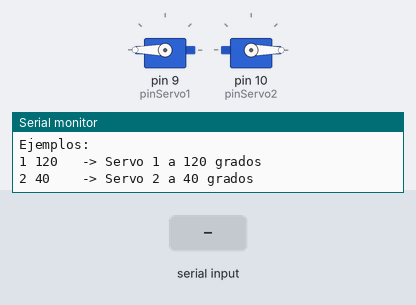
The sketch below on a simulated Arduino Uno, built with avr-gcc and run on an emulated ATmega328P. Parts: 2 × servo, the last lines printed to the serial monitor. Inputs (shaded band) come from the test bench.

Above: at 1.8 s.
1.9 s: "1\n" received over Serial
At 4.1 s:
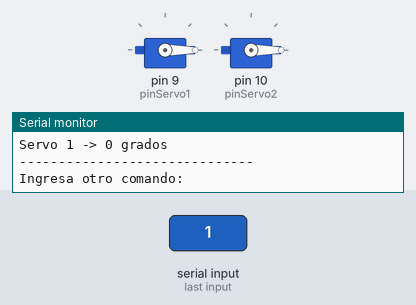
4.4 s: "1,90,45\n" received over Serial
At 5.6 s:
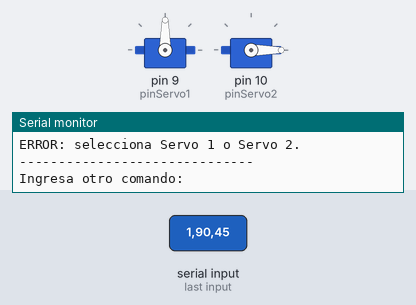
Timing chart, 0 to 7.4 s (numbered marks = the images above; inputs shaded):
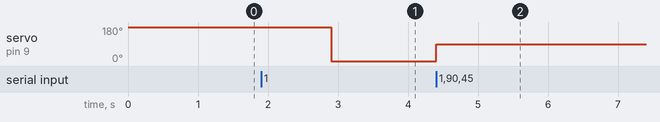

Measured:
- after the input at 1.9 s, servo on pin 9 (pinServo1): 180° → 0° after 1.0 s
- after the input at 4.4 s, servo on pin 9 (pinServo1): 0° → 90° at once

The sketch:

SG90.codigo.ino
```cpp
#include <Servo.h>

// ==========================
// CREACIÓN DE LOS SERVOS
// ==========================
Servo servo1;
Servo servo2;

// Pines de señal
const int pinServo1 = 9;
const int pinServo2 = 10;

// Posiciones iniciales
int anguloServo1 = 220;
int anguloServo2 = 0;


// ==========================
// SETUP
// ==========================
void setup() {

  Serial.begin(9600);

  // Conectar cada servo a su pin
  servo1.attach(pinServo1);
  servo2.attach(pinServo2);

  // Posición inicial
  servo1.write(anguloServo1);
  servo2.write(anguloServo2);

  delay(500);

  Serial.println("================================");
  Serial.println("      CONTROL DE 2 SERVOS");
  Serial.println("================================");
  Serial.println();
  Serial.println("Formato:");
  Serial.println("numeroServo angulo");
  Serial.println();
  Serial.println("Ejemplos:");
  Serial.println("1 120   -> Servo 1 a 120 grados");
  Serial.println("2 40    -> Servo 2 a 40 grados");
  Serial.println();
}


// ==========================
// LOOP
// ==========================
void loop() {

  if (Serial.available() > 0) {

    // Leer qué servo quieres controlar
    int servoSeleccionado = Serial.parseInt();

    // Leer el ángulo deseado
    int angulo = Serial.parseInt();


    // ==========================
    // VERIFICAR ÁNGULO
    // ==========================
    if (angulo >= 0 && angulo <= 180) {


      // ==========================
      // SERVO 1
      // ==========================
      if (servoSeleccionado == 1) {

        anguloServo1 = angulo;

        servo1.write(anguloServo1);

        Serial.print("Servo 1 -> ");
        Serial.print(anguloServo1);
        Serial.println(" grados");
      }


      // ==========================
      // SERVO 2
      // ==========================
      else if (servoSeleccionado == 2) {

        anguloServo2 = angulo;

        servo2.write(anguloServo2);

        Serial.print("Servo 2 -> ");
        Serial.print(anguloServo2);
        Serial.println(" grados");
      }


      // ==========================
      // SERVO NO VÁLIDO
      // ==========================
      else {

        Serial.println("ERROR: selecciona Servo 1 o Servo 2.");
      }

    }


    // ==========================
    // ÁNGULO NO VÁLIDO
    // ==========================
    else {

      Serial.println("ERROR: usa un angulo entre 0 y 180.");
    }


    // Limpiar caracteres restantes
    while (Serial.available() > 0) {
      Serial.read();
    }

    Serial.println("------------------------------");
    Serial.println("Ingresa otro comando:");
  }
}
```
